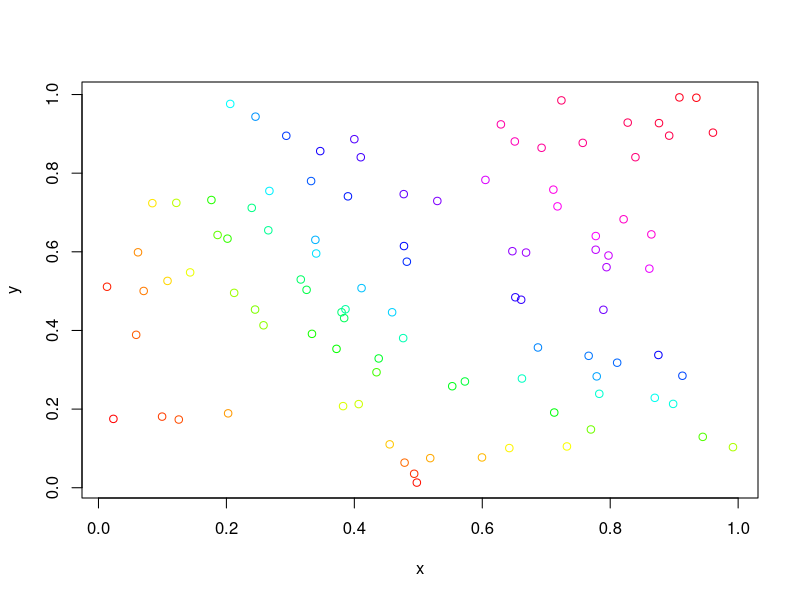
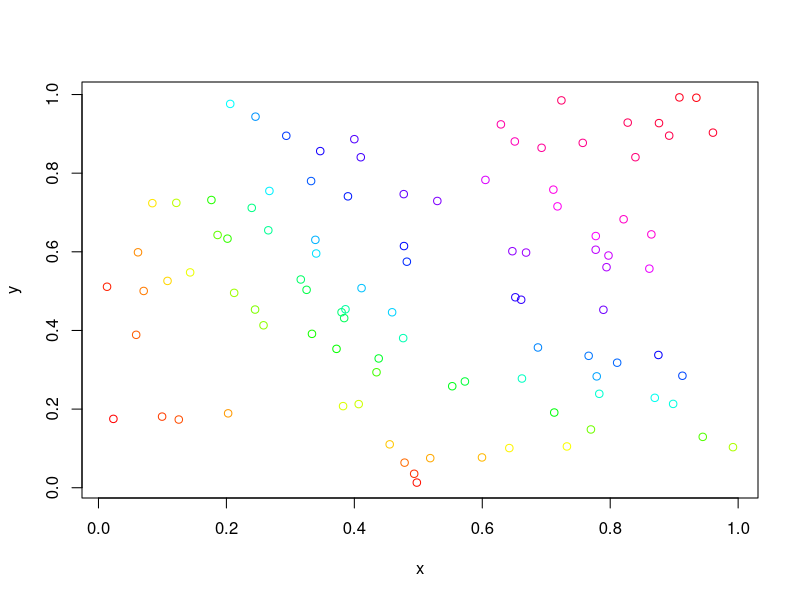

Write R code to recreate these figures, in order. (Note: this script raises an error after producing the figures.)
#Create Dataset
set.seed(1)
x <- runif(100)
y <- runif(100)
z <- y*x

#Assign colors, based on z vector    
Data <- data.frame(Order=1:length(z),z=z)
Data <- Data[order(Data$z),]
Data$col <- rainbow(length(z))
orderedcolors <- Data[order(Data$Order),'col']

#Plot x vs y, colored by z
plot(x,y,col = rainbow(length(z))[rank(z)])
plot(x,y,col=orderedcolors)


#====================================
library('ggplot2')
library('parallel')
library('data.table')

sizes = c(1000, 5000, 10000, 50000, 1e5, 5e5, 1e6)
testFun <- function(x, size){
  set.seed(1)
  sum(rnorm(size))
}
results = data.frame(size=c(), type=c(), time=c())

cl <- makeCluster(4)

for(size in sizes)
{
  ## parallel computing
  beg = Sys.time()
  z=clusterApply(cl, 1:1000, testFun, size=size)
  td = as.numeric(Sys.time() - beg, "secs")
  results = rbind(results, data.frame(size=size, type="quad_core", time=td))
  
  ## single threaded computing (to compare times and code)
  beg = Sys.time()
  z=lapply(1:1000, testFun, size=size)
  td = as.numeric(Sys.time() - beg, "secs")
  results = rbind(results, data.frame(size=size, type="single_core", time=td))
}

stopCluster(cl)

ggplot(results, aes(x=size, y=time, group=type, color=type))+
  geom_point()+
  scale_x_log10()
dt=data.table(results)

results_ratio = as.data.frame(dt[,list(ratio = time[type == "single_core"]/time[type == "quad_core"]), by=c("size")])
ggplot(results_ratio, aes(x=size, y=ratio, group=1))+
  geom_point()+
  scale_y_continuous(limits=c(0,4))+
  scale_x_log10()